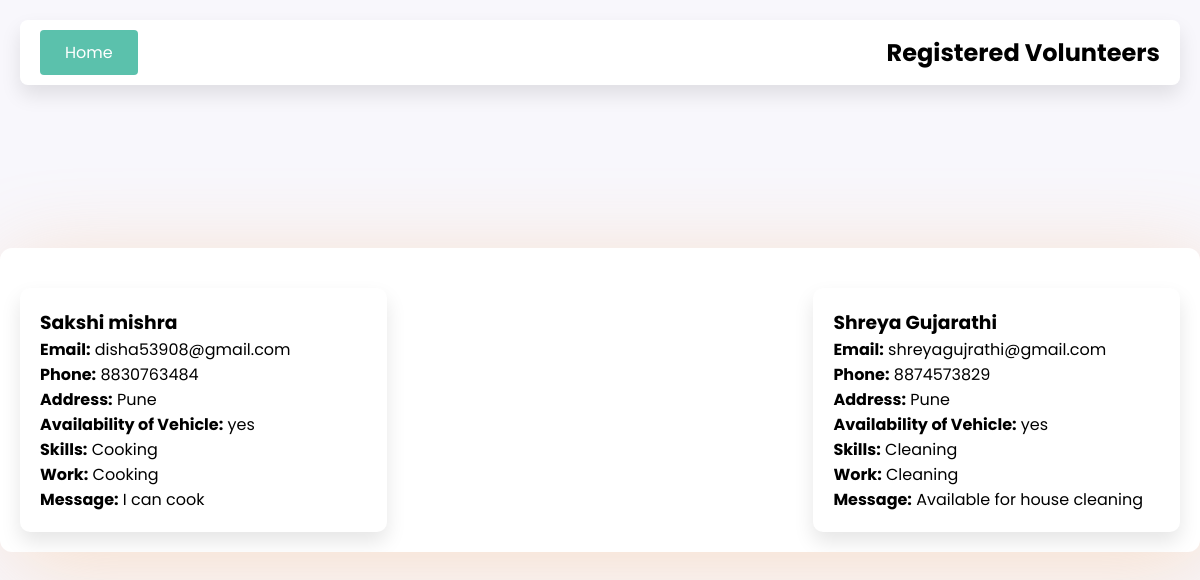
Page /volunteers-list/ on the committed database.
### app1/models.py (models this page shows, shortened)
class Volunteer(models.Model):
    name = models.CharField(max_length=100)
    email = models.EmailField()
    phone = models.CharField(max_length=10)
    address = models.TextField()  # This will store the address
    availability = models.CharField(max_length=50)
    message = models.TextField()  # This will store the message
    skills = models.TextField()  # New field
    work = models.TextField()    # New field

### app1/views.py (the view)
# urls.py: path('volunteers-list/', views.volunteers_list_view, name='volunteers_list'),  # Volunteers List Route
def volunteers_list_view(request):
    volunteers = Volunteer.objects.all()
    paginator = Paginator(volunteers, 3)
    page_number = request.GET.get('page', 1)
    page_obj = paginator.get_page(page_number)
    return render(request, "app1/volunteers_list.html", {"volunteers": page_obj})

### app1/templates/app1/volunteers_list.html (shortened to what this page needs)
{% load static %}
{% load widget_tweaks %}
<!DOCTYPE html>
<html lang="en">
<head>
    <link rel="stylesheet" href="{% static 'css/registerstyle.css' %}">
</head>
<body>
    <div class="volunteer-container">
        <div class="fixed-header">
        <button type="button"  class="home-button" onclick="window.location.href='{% url 'index' %}';">Home</button>
        <h2>Registered Volunteers</h2>
        </div>
        <div class="volunteer-card-wrapper">
            {% for volunteer in volunteers %}
                <div class="volunteer-card">
                    <div class="volunteer-info">
                        <h3>{{ volunteer.name }}</h3>
                        <p><strong>Email:</strong> {{ volunteer.email }}</p>
                        <p><strong>Phone:</strong> {{ volunteer.phone }}</p>
                        <p><strong>Address:</strong> {{ volunteer.address }}</p>
                        <p><strong>Availability of Vehicle:</strong> {{ volunteer.availability }}</p>
                        <p><strong>Skills:</strong> {{ volunteer.skills }}</p>
                        <p><strong>Work:</strong> {{ volunteer.work }}</p>
                        <p><strong>Message:</strong> {{ volunteer.message }}</p>
                    </div>
                </div>
            {% endfor %}
        </div>
    </div>
</body>
</html>

### static/css/registerstyle.css (style rules this page uses)
* { padding: 0; margin: 0; box-sizing: border-box; font-family: 'Poppins', sans-serif; }
body { display: flex; justify-content: center; align-items: center; height: 100vh; background: #F8F7FC; }

### app1/templates/app1/volunteers_list.html (style rules this page uses)
.fixed-header { display: flex; justify-content: space-between; align-items: center; position: fixed; top: 20px; left: 20px; right: 20px; z-index: 1000; background-color: #ffffff; padding: 10px 20px; border-radius: 8px; box-shadow: 0px 10px 20px rgba(0, 0, 0, 0.1); }
.fixed-header h2 { margin: 0; font-size: 24px; }
.home-button { background-color: #5bc1ac; color: #ffffff; padding: 10px 25px; border: none; border-radius: 4px; font-size: 16px; cursor: pointer; text-align: right; }
.volunteer-container { background: #ffffff; padding: 20px; width: 100%; max-width: 1400px; border-radius: 12px; box-shadow: 10px 14px 90px #F5AC6252; margin: 80px auto; height: auto; overflow-y: auto; display: flex; flex-direction: column; }
.volunteer-card-wrapper { display: flex; flex-wrap: wrap; justify-content: space-between; gap: 20px; margin-top: 20px; }
.volunteer-card { background-color: #ffffff; border-radius: 10px; box-shadow: 0px 10px 20px rgba(0, 0, 0, 0.1); padding: 20px; width: calc(33.33% - 20px); box-sizing: border-box; }

### rows in the picture
Volunteer: name "Sakshi mishra", email "disha53908@gmail.com", phone "8830763484", address "Pune", availability "yes", skills "Cooking", work "Cooking", message "I can cook"
Volunteer: name "Shreya Gujarathi", email "shreyagujrathi@gmail.com", phone "8874573829", address "Pune", availability "yes", skills "Cleaning", work "Cleaning", message "Available for house cleaning"
